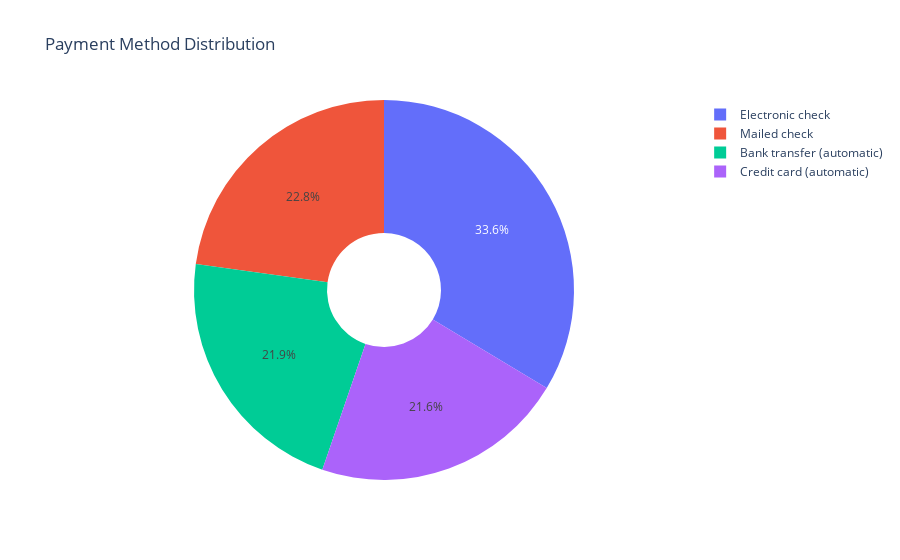
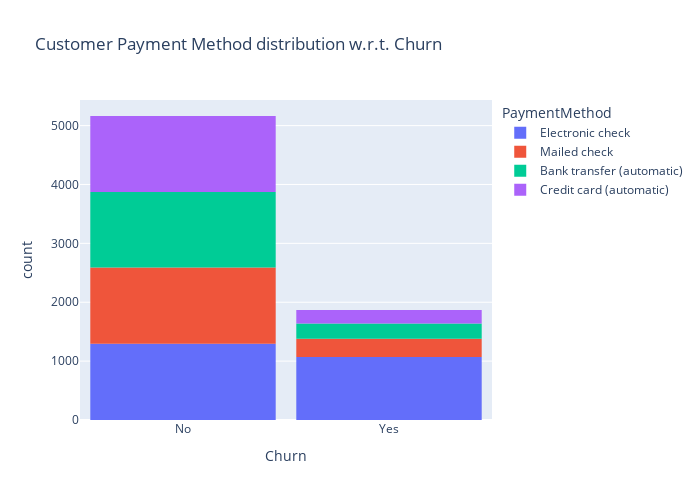

Write notebook code for charts like these, in order.
### Code cell
labels = data['PaymentMethod'].unique()
values = data['PaymentMethod'].value_counts()

fig = go.Figure(data=[go.Pie(labels=labels, values=values, hole=.3)])
fig.update_layout(title_text="Payment Method Distribution")
fig.show()

fig = px.histogram(data, x="Churn", color="PaymentMethod", title="Customer Payment Method distribution w.r.t. Churn")
fig.update_layout(width=700, height=500, bargap=0.1)
fig.show()

### Figure 1 — Plotly figure (JSON) as saved in the notebook; plotly's stock layout.template omitted (floating-point values rounded to 4 significant figures)
{"data": [{"hole": 0.3, "labels": ["Electronic check", "Mailed check", "Bank transfer (automatic)", "Credit card (automatic)"], "type": "pie", "values": [2365, 1604, 1542, 1521]}], "layout": {"title": {"text": "Payment Method Distribution"}}}

### Figure 2 — Plotly figure (JSON) as saved in the notebook; plotly's stock layout.template omitted (floating-point values rounded to 4 significant figures; data arrays with more than 128 entries replaced by an {"elided": "..."} marker saying what was removed)
{"data": [{"alignmentgroup": "True", "bingroup": "x", "hovertemplate": "PaymentMethod=Electronic check<br>Churn=%{x}<br>count=%{y}<extra></extra>", "legendgroup": "Electronic check", "marker": {"color": "#636efa", "pattern": {"shape": ""}}, "name": "Electronic check", "offsetgroup": "Electronic check", "orientation": "v", "showlegend": true, "type": "histogram", "x": {"elided": "2365 str values"}, "xaxis": "x", "yaxis": "y"}, {"alignmentgroup": "True", "bingroup": "x", "hovertemplate": "PaymentMethod=Mailed check<br>Churn=%{x}<br>count=%{y}<extra></extra>", "legendgroup": "Mailed check", "marker": {"color": "#EF553B", "pattern": {"shape": ""}}, "name": "Mailed check", "offsetgroup": "Mailed check", "orientation": "v", "showlegend": true, "type": "histogram", "x": {"elided": "1604 str values"}, "xaxis": "x", "yaxis": "y"}, {"alignmentgroup": "True", "bingroup": "x", "hovertemplate": "PaymentMethod=Bank transfer (automatic)<br>Churn=%{x}<br>count=%{y}<extra></extra>", "legendgroup": "Bank transfer (automatic)", "marker": {"color": "#00cc96", "pattern": {"shape": ""}}, "name": "Bank transfer (automatic)", "offsetgroup": "Bank transfer (automatic)", "orientation": "v", "showlegend": true, "type": "histogram", "x": {"elided": "1542 str values"}, "xaxis": "x", "yaxis": "y"}, {"alignmentgroup": "True", "bingroup": "x", "hovertemplate": "PaymentMethod=Credit card (automatic)<br>Churn=%{x}<br>count=%{y}<extra></extra>", "legendgroup": "Credit card (automatic)", "marker": {"color": "#ab63fa", "pattern": {"shape": ""}}, "name": "Credit card (automatic)", "offsetgroup": "Credit card (automatic)", "orientation": "v", "showlegend": true, "type": "histogram", "x": {"elided": "1521 str values"}, "xaxis": "x", "yaxis": "y"}], "layout": {"bargap": 0.1, "barmode": "relative", "height": 500, "legend": {"title": {"text": "PaymentMethod"}, "tracegroupgap": 0}, "title": {"text": "Customer Payment Method distribution w.r.t. Churn"}, "width": 700, "xaxis": {"anchor": "y", "domain": [0, 1], "title": {"text": "Churn"}}, "yaxis": {"anchor": "x", "domain": [0, 1], "title": {"text": "count"}}}}
